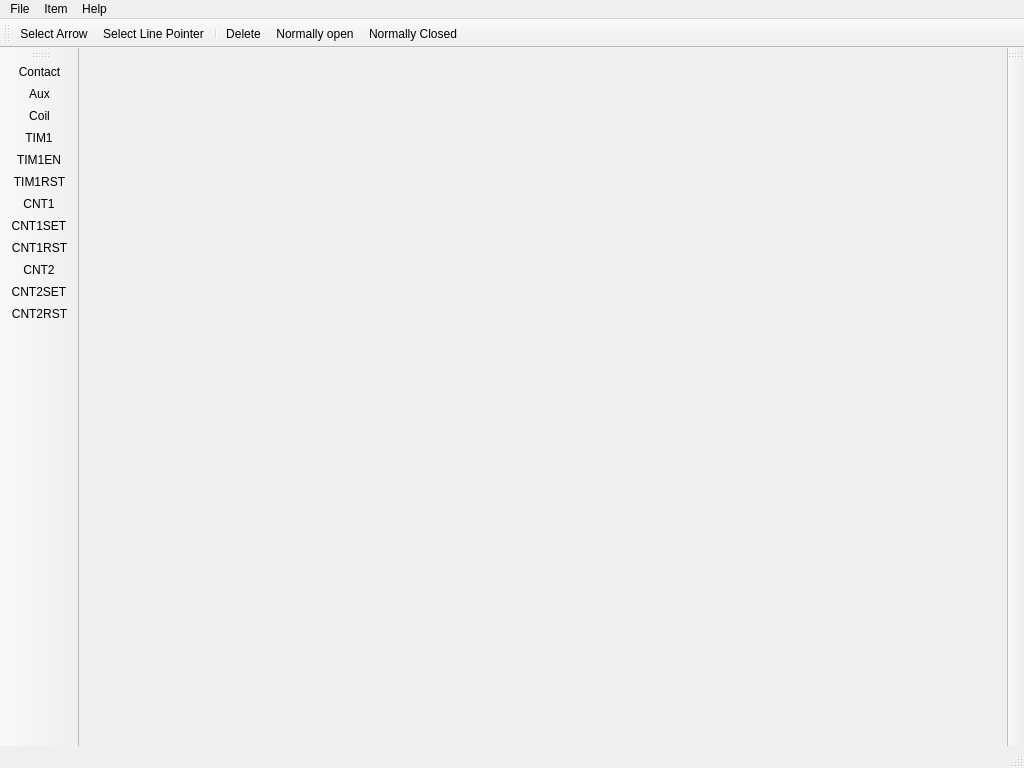
<?xml version="1.0" encoding="UTF-8"?>
<ui version="4.0">
 <class>MainWindow</class>
 <widget class="QMainWindow" name="MainWindow">
  <property name="geometry">
   <rect>
    <x>0</x>
    <y>0</y>
    <width>1024</width>
    <height>768</height>
   </rect>
  </property>
  <property name="windowTitle">
   <string>KN Logic</string>
  </property>
  <widget class="QWidget" name="centralwidget"/>
  <widget class="QMenuBar" name="menubar">
   <property name="geometry">
    <rect>
     <x>0</x>
     <y>0</y>
     <width>1024</width>
     <height>22</height>
    </rect>
   </property>
   <widget class="QMenu" name="menuFile">
    <property name="title">
     <string>File</string>
    </property>
    <addaction name="actionExit"/>
   </widget>
   <widget class="QMenu" name="menuItem">
    <property name="title">
     <string>Item</string>
    </property>
    <addaction name="actionDelete"/>
    <addaction name="separator"/>
    <addaction name="actionNormallyOpen"/>
    <addaction name="actionNormallyClosed"/>
   </widget>
   <widget class="QMenu" name="menuHelp">
    <property name="title">
     <string>Help</string>
    </property>
    <addaction name="actionAbout"/>
   </widget>
   <addaction name="menuFile"/>
   <addaction name="menuItem"/>
   <addaction name="menuHelp"/>
  </widget>
  <widget class="QStatusBar" name="statusbar"/>
  <widget class="QToolBar" name="toolBarTop">
   <property name="windowTitle">
    <string>toolBar</string>
   </property>
   <attribute name="toolBarArea">
    <enum>TopToolBarArea</enum>
   </attribute>
   <attribute name="toolBarBreak">
    <bool>false</bool>
   </attribute>
   <addaction name="actionSelectArrow"/>
   <addaction name="actionSelectLinePointer"/>
   <addaction name="separator"/>
   <addaction name="actionDelete"/>
   <addaction name="actionNormallyOpen"/>
   <addaction name="actionNormallyClosed"/>
  </widget>
  <widget class="QToolBar" name="toolBarLeft">
   <property name="windowTitle">
    <string>toolBar_2</string>
   </property>
   <property name="toolButtonStyle">
    <enum>Qt::ToolButtonTextUnderIcon</enum>
   </property>
   <attribute name="toolBarArea">
    <enum>LeftToolBarArea</enum>
   </attribute>
   <attribute name="toolBarBreak">
    <bool>false</bool>
   </attribute>
   <addaction name="actionContact"/>
   <addaction name="actionAux"/>
   <addaction name="actionCoil"/>
   <addaction name="actionTim1"/>
   <addaction name="actionTim1En"/>
   <addaction name="actionTim1Rst"/>
   <addaction name="actionCnt1"/>
   <addaction name="actionCnt1Set"/>
   <addaction name="actionCnt1Rst"/>
   <addaction name="actionCnt2"/>
   <addaction name="actionCnt2Set"/>
   <addaction name="actionCnt2Rst"/>
  </widget>
  <widget class="QToolBar" name="toolBarRight">
   <property name="windowTitle">
    <string>toolBar_3</string>
   </property>
   <attribute name="toolBarArea">
    <enum>RightToolBarArea</enum>
   </attribute>
   <attribute name="toolBarBreak">
    <bool>false</bool>
   </attribute>
  </widget>
  <action name="actionContact">
   <property name="icon">
    <iconset resource="kn.qrc">
     <normaloff>:/images/NO_contact.png</normaloff>:/images/NO_contact.png</iconset>
   </property>
   <property name="text">
    <string>Contact</string>
   </property>
   <property name="toolTip">
    <string>Add normally open relay contact</string>
   </property>
   <property name="menuRole">
    <enum>QAction::NoRole</enum>
   </property>
  </action>
  <action name="actionAux">
   <property name="icon">
    <iconset resource="kn.qrc">
     <normaloff>:/images/coil.png</normaloff>:/images/coil.png</iconset>
   </property>
   <property name="text">
    <string>Aux</string>
   </property>
   <property name="toolTip">
    <string>Add a virtual coil</string>
   </property>
   <property name="menuRole">
    <enum>QAction::NoRole</enum>
   </property>
  </action>
  <action name="actionCoil">
   <property name="icon">
    <iconset resource="kn.qrc">
     <normaloff>:/images/coil.png</normaloff>:/images/coil.png</iconset>
   </property>
   <property name="text">
    <string>Coil</string>
   </property>
   <property name="toolTip">
    <string>Add a coil</string>
   </property>
   <property name="menuRole">
    <enum>QAction::NoRole</enum>
   </property>
  </action>
  <action name="actionTim1En">
   <property name="icon">
    <iconset resource="kn.qrc">
     <normaloff>:/images/coil.png</normaloff>:/images/coil.png</iconset>
   </property>
   <property name="text">
    <string>TIM1EN</string>
   </property>
   <property name="toolTip">
    <string>Trigger coil for Timer 1.</string>
   </property>
   <property name="menuRole">
    <enum>QAction::NoRole</enum>
   </property>
  </action>
  <action name="actionTim1Rst">
   <property name="icon">
    <iconset resource="kn.qrc">
     <normaloff>:/images/coil.png</normaloff>:/images/coil.png</iconset>
   </property>
   <property name="text">
    <string>TIM1RST</string>
   </property>
   <property name="toolTip">
    <string>Reset  coil for Timer 1.</string>
   </property>
   <property name="menuRole">
    <enum>QAction::NoRole</enum>
   </property>
  </action>
  <action name="actionCnt1Set">
   <property name="icon">
    <iconset resource="kn.qrc">
     <normaloff>:/images/coil.png</normaloff>:/images/coil.png</iconset>
   </property>
   <property name="text">
    <string>CNT1SET</string>
   </property>
   <property name="toolTip">
    <string>Trigger coil for Edge Counter 1.</string>
   </property>
   <property name="menuRole">
    <enum>QAction::NoRole</enum>
   </property>
  </action>
  <action name="actionCnt1Rst">
   <property name="icon">
    <iconset resource="kn.qrc">
     <normaloff>:/images/coil.png</normaloff>:/images/coil.png</iconset>
   </property>
   <property name="text">
    <string>CNT1RST</string>
   </property>
   <property name="toolTip">
    <string>Reset coil for Edge Counter 1.</string>
   </property>
   <property name="menuRole">
    <enum>QAction::NoRole</enum>
   </property>
  </action>
  <action name="actionTim1">
   <property name="icon">
    <iconset resource="kn.qrc">
     <normaloff>:/images/NO_contact.png</normaloff>:/images/NO_contact.png</iconset>
   </property>
   <property name="text">
    <string>TIM1</string>
   </property>
   <property name="toolTip">
    <string>Contact for TIM1 event</string>
   </property>
   <property name="menuRole">
    <enum>QAction::NoRole</enum>
   </property>
  </action>
  <action name="actionCnt1">
   <property name="icon">
    <iconset resource="kn.qrc">
     <normaloff>:/images/NO_contact.png</normaloff>:/images/NO_contact.png</iconset>
   </property>
   <property name="text">
    <string>CNT1</string>
   </property>
   <property name="toolTip">
    <string>Contact for CNT1 event</string>
   </property>
   <property name="menuRole">
    <enum>QAction::NoRole</enum>
   </property>
  </action>
  <action name="actionCnt2">
   <property name="icon">
    <iconset resource="kn.qrc">
     <normaloff>:/images/NO_contact.png</normaloff>:/images/NO_contact.png</iconset>
   </property>
   <property name="text">
    <string>CNT2</string>
   </property>
   <property name="toolTip">
    <string>Contact for CNT2 event</string>
   </property>
   <property name="menuRole">
    <enum>QAction::NoRole</enum>
   </property>
  </action>
  <action name="actionCnt2Set">
   <property name="icon">
    <iconset resource="kn.qrc">
     <normaloff>:/images/coil.png</normaloff>:/images/coil.png</iconset>
   </property>
   <property name="text">
    <string>CNT2SET</string>
   </property>
   <property name="toolTip">
    <string>Trigger coil for Edge Counter 2.</string>
   </property>
   <property name="menuRole">
    <enum>QAction::NoRole</enum>
   </property>
  </action>
  <action name="actionCnt2Rst">
   <property name="icon">
    <iconset resource="kn.qrc">
     <normaloff>:/images/coil.png</normaloff>:/images/coil.png</iconset>
   </property>
   <property name="text">
    <string>CNT2RST</string>
   </property>
   <property name="toolTip">
    <string>Reset coil for Edge Counter 2.</string>
   </property>
   <property name="menuRole">
    <enum>QAction::NoRole</enum>
   </property>
  </action>
  <action name="actionExit">
   <property name="text">
    <string>Exit</string>
   </property>
   <property name="shortcut">
    <string>Ctrl+Q</string>
   </property>
   <property name="menuRole">
    <enum>QAction::QuitRole</enum>
   </property>
  </action>
  <action name="actionDelete">
   <property name="icon">
    <iconset resource="kn.qrc">
     <normaloff>:/images/delete.png</normaloff>:/images/delete.png</iconset>
   </property>
   <property name="text">
    <string>Delete</string>
   </property>
   <property name="shortcut">
    <string>Del</string>
   </property>
  </action>
  <action name="actionNormallyOpen">
   <property name="icon">
    <iconset resource="kn.qrc">
     <normaloff>:/images/NO_contact.png</normaloff>:/images/NO_contact.png</iconset>
   </property>
   <property name="text">
    <string>Normally open</string>
   </property>
   <property name="shortcut">
    <string>Ctrl+O</string>
   </property>
  </action>
  <action name="actionNormallyClosed">
   <property name="icon">
    <iconset resource="kn.qrc">
     <normaloff>:/images/NC_contact.png</normaloff>:/images/NC_contact.png</iconset>
   </property>
   <property name="text">
    <string>Normally Closed</string>
   </property>
   <property name="shortcut">
    <string>Ctrl+C</string>
   </property>
  </action>
  <action name="actionAbout">
   <property name="text">
    <string>About</string>
   </property>
   <property name="shortcut">
    <string>F1</string>
   </property>
  </action>
  <action name="actionSelectArrow">
   <property name="checkable">
    <bool>true</bool>
   </property>
   <property name="icon">
    <iconset resource="kn.qrc">
     <normaloff>:/images/pointer.png</normaloff>:/images/pointer.png</iconset>
   </property>
   <property name="text">
    <string>Select Arrow</string>
   </property>
   <property name="toolTip">
    <string>Select or move diagrams</string>
   </property>
   <property name="menuRole">
    <enum>QAction::NoRole</enum>
   </property>
  </action>
  <action name="actionSelectLinePointer">
   <property name="icon">
    <iconset resource="kn.qrc">
     <normaloff>:/images/linepointer.png</normaloff>:/images/linepointer.png</iconset>
   </property>
   <property name="text">
    <string>Select Line Pointer</string>
   </property>
   <property name="toolTip">
    <string>Draw lines to connect diagrams</string>
   </property>
   <property name="shortcut">
    <string>Ctrl+L</string>
   </property>
   <property name="menuRole">
    <enum>QAction::NoRole</enum>
   </property>
  </action>
 </widget>
 <resources>
  <include location="kn.qrc"/>
 </resources>
 <connections/>
</ui>
